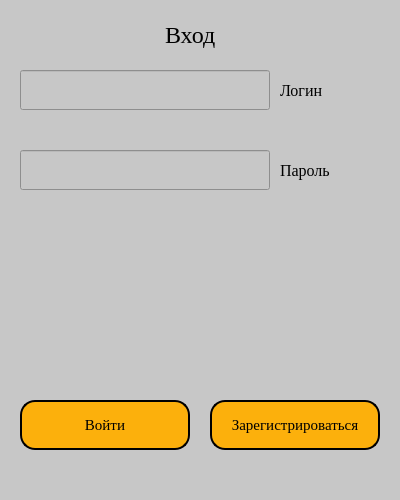
<?xml version="1.0" encoding="UTF-8"?>
<ui version="4.0">
 <class>Form</class>
 <widget class="QWidget" name="Form">
  <property name="geometry">
   <rect>
    <x>0</x>
    <y>0</y>
    <width>400</width>
    <height>500</height>
   </rect>
  </property>
  <property name="windowTitle">
   <string>Form</string>
  </property>
  <property name="styleSheet">
   <string notr="true">background-color: rgb(199, 199, 199);
</string>
  </property>
  <widget class="QPushButton" name="btn_avtoriz">
   <property name="geometry">
    <rect>
     <x>20</x>
     <y>400</y>
     <width>170</width>
     <height>50</height>
    </rect>
   </property>
   <property name="font">
    <font>
     <family>Times New Roman</family>
     <pointsize>11</pointsize>
    </font>
   </property>
   <property name="styleSheet">
    <string notr="true">background-color: rgb(255, 174, 0, 240);
border-radius: 15px;
border-color: black;
border-style: outset;
border-width: 2px;
border-radius: 15px;</string>
   </property>
   <property name="text">
    <string>Войти</string>
   </property>
  </widget>
  <widget class="QPushButton" name="btn_registr">
   <property name="geometry">
    <rect>
     <x>210</x>
     <y>400</y>
     <width>170</width>
     <height>50</height>
    </rect>
   </property>
   <property name="font">
    <font>
     <family>Times New Roman</family>
     <pointsize>11</pointsize>
    </font>
   </property>
   <property name="styleSheet">
    <string notr="true">background-color: rgb(255, 174, 0, 240);
border-radius: 15px;
border-color: black;
border-style: outset;
border-width: 2px;
border-radius: 15px;</string>
   </property>
   <property name="text">
    <string>Зарегистрироваться</string>
   </property>
  </widget>
  <widget class="QLabel" name="label">
   <property name="geometry">
    <rect>
     <x>165</x>
     <y>20</y>
     <width>70</width>
     <height>30</height>
    </rect>
   </property>
   <property name="font">
    <font>
     <family>Times New Roman</family>
     <pointsize>18</pointsize>
    </font>
   </property>
   <property name="text">
    <string>Вход</string>
   </property>
  </widget>
  <widget class="QLineEdit" name="ledit_login">
   <property name="geometry">
    <rect>
     <x>20</x>
     <y>70</y>
     <width>250</width>
     <height>40</height>
    </rect>
   </property>
   <property name="font">
    <font>
     <pointsize>13</pointsize>
    </font>
   </property>
  </widget>
  <widget class="QLineEdit" name="ledit_password">
   <property name="geometry">
    <rect>
     <x>20</x>
     <y>150</y>
     <width>250</width>
     <height>40</height>
    </rect>
   </property>
   <property name="font">
    <font>
     <pointsize>13</pointsize>
    </font>
   </property>
  </widget>
  <widget class="QLabel" name="label_2">
   <property name="geometry">
    <rect>
     <x>280</x>
     <y>70</y>
     <width>100</width>
     <height>40</height>
    </rect>
   </property>
   <property name="font">
    <font>
     <family>Times New Roman</family>
     <pointsize>12</pointsize>
    </font>
   </property>
   <property name="text">
    <string>Логин</string>
   </property>
  </widget>
  <widget class="QLabel" name="label_3">
   <property name="geometry">
    <rect>
     <x>280</x>
     <y>150</y>
     <width>100</width>
     <height>40</height>
    </rect>
   </property>
   <property name="font">
    <font>
     <family>Times New Roman</family>
     <pointsize>12</pointsize>
    </font>
   </property>
   <property name="text">
    <string>Пароль</string>
   </property>
  </widget>
  <widget class="QLabel" name="label_4">
   <property name="geometry">
    <rect>
     <x>120</x>
     <y>290</y>
     <width>55</width>
     <height>16</height>
    </rect>
   </property>
   <property name="text">
    <string/>
   </property>
  </widget>
  <widget class="QLabel" name="lbl_error_value">
   <property name="geometry">
    <rect>
     <x>20</x>
     <y>210</y>
     <width>360</width>
     <height>50</height>
    </rect>
   </property>
   <property name="font">
    <font>
     <family>Times New Roman</family>
     <pointsize>14</pointsize>
    </font>
   </property>
   <property name="text">
    <string/>
   </property>
  </widget>
 </widget>
 <resources/>
 <connections/>
</ui>
